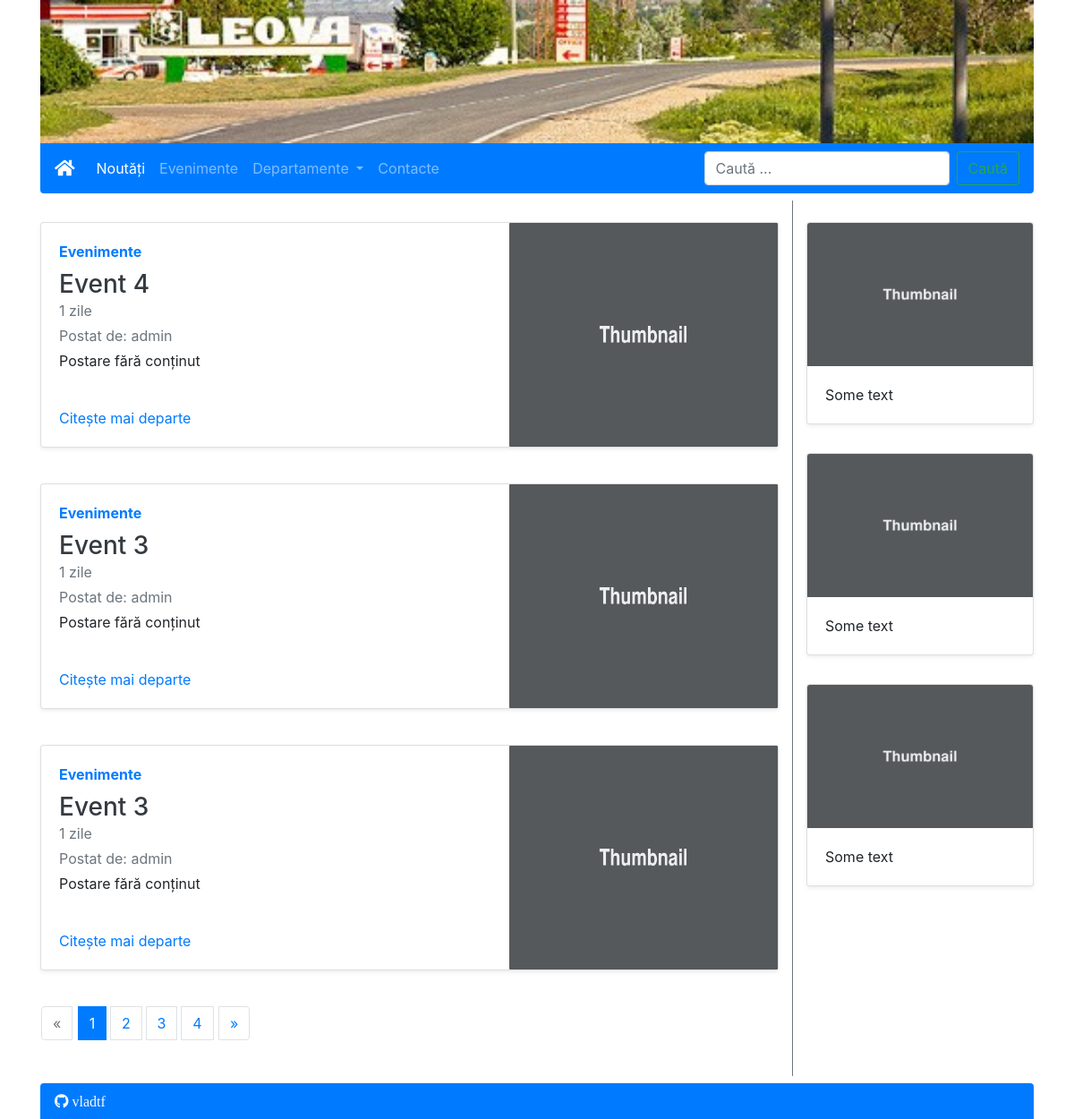
Before: / with the older database file.
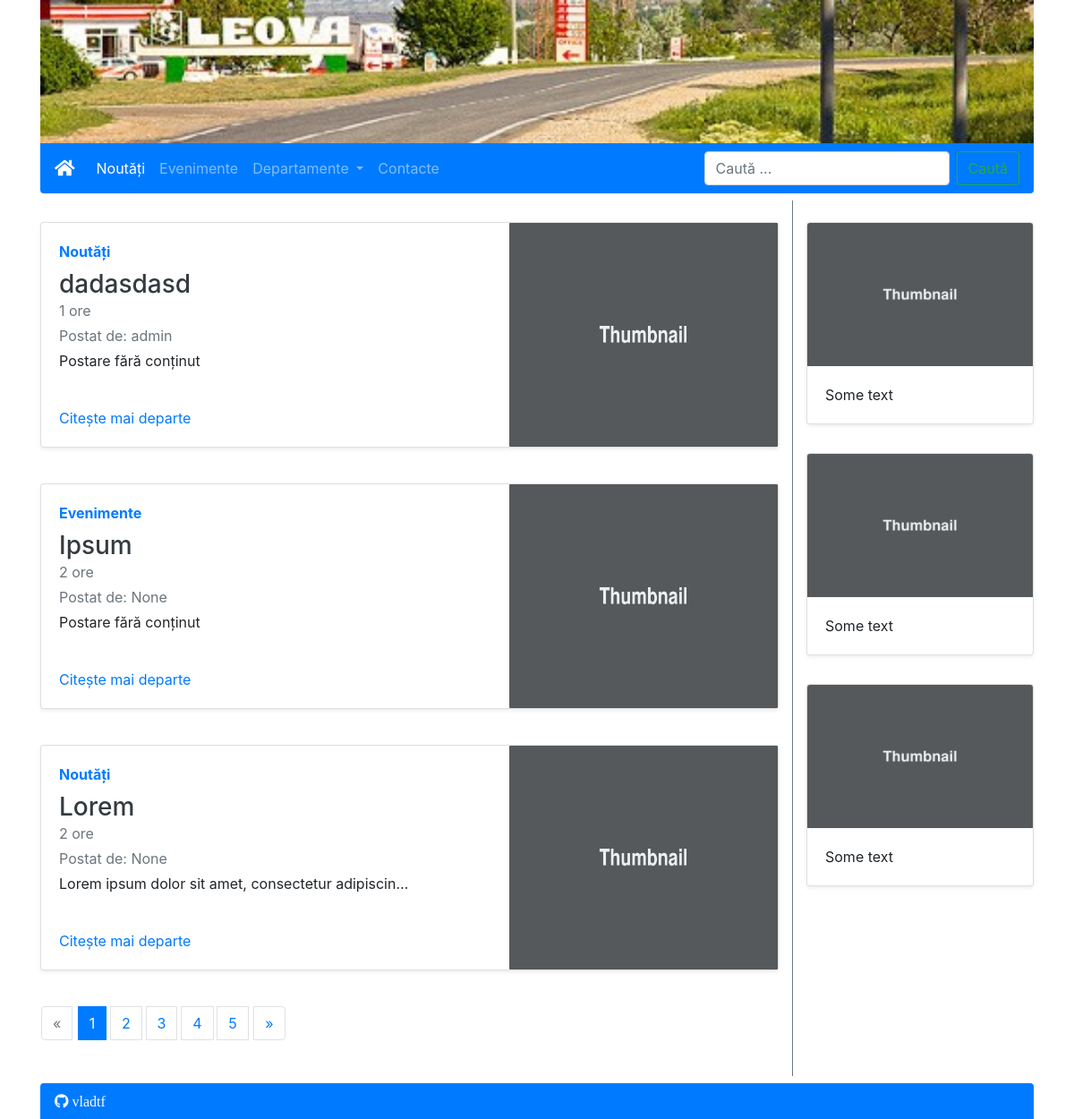
After: the same page with the newer database file.
### daspf_app/models.py (models this page shows, shortened)
class Post(models.Model):
    created_by = models.ForeignKey(User, null=True, on_delete=models.SET_NULL)
    category = models.ForeignKey(Category, null=True, on_delete=models.SET_NULL)
    title = models.CharField(max_length=200, null=False)
    body = models.TextField(null=True, default='Postare fără conținut')
    created_at = models.DateTimeField(auto_now_add=True)
    visible = models.BooleanField(default=True)
    views = models.IntegerField(default=0)
    image = models.ImageField(null=True, blank=True, default='placeholder.jpg')
    @property
    def get_date(self):
        time = datetime.now()
        if self.created_at.day == time.day:
            return str(time.hour - self.created_at.hour) + " ore"
        else:
            if self.created_at.month == time.month:
                return str(time.day - self.created_at.day) + " zile"
            else:
                if self.created_at.year == time.year:
                    return str(time.month - self.created_at.month) + " luni"
        return self.created_at
    @property
    def imageURL(self):
        try:
            url = self.image.url
        except:
            url = '/images/placeholder.png'
        return url

class Category(models.Model):
    name = models.CharField(max_length=200, null=False)
    def __str__(self):
        return self.name

### daspf_app/views.py (the view)
# urls.py: path('', views.index, name='index'),
def index(request):
    post_list = Post.objects.all().filter(visible=True).order_by('-created_at')
    posts = paginate(request, post_list)
    context = {'posts': posts}
    return render(request, 'views/index.html', context=context)

### daspf_app/views.py (called while the page is built)
def paginate(request, post_list):
    page = request.GET.get('page', 1)
    paginator = Paginator(post_list, 3)
    try:
        posts = paginator.page(page)
    except PageNotAnInteger:
        posts = paginator.page(1)
    except EmptyPage:
        posts = paginator.page(paginator.num_pages)
    return posts

### daspf_app/templates/views/index.html (shortened to what this page needs)
{% extends 'layouts/main.html' %}
{% load static %}
{% block content %}
    <div class="row py-3">
        {% for post in posts %}
            <div class="col-lg-12 py-2" onclick="location.href='{% url 'post' post_id=post.id %}';"
                 style="cursor: pointer;">
                <div class="card flex-md-row mb-4 shadow-sm">
                    <div class="card-body d-flex flex-column align-items-start">
                        <strong class="d-inline-block mb-2 text-primary">{{ post.category }}</strong>
                        <h3 class="mb-0">
                            <a class="text-dark" href="#">{{ post.title }}</a>
                        </h3>
                        <div class="mb-1 text-muted">{{ post.get_date }}</div>
                        <div class="mb-1 text-muted">Postat de: {{ post.created_by }}</div>
                        <p class="card-text mb-auto">{{ post.body|truncatechars:50 }}</p>
                        <a href="#">Citește mai departe</a>
                    </div>
                    <img class="card-img-right flex-auto d-none d-md-block"
                         style="width: 300px; height: 250px; border-radius: 1px"
                         src="{{ post.imageURL }}">
                </div>
            </div>
        {% endfor %}
        {% if posts.has_other_pages %}
            <ul class="pagination py-2 col-lg-12 px-3">
                {% if posts.has_previous %}
                    <li class="page-item pr-1"><a class="page-link" href="?page={{ posts.previous_page_number }}">&laquo;</a>
                    </li>
                {% else %}
                    <li class="disabled page-item pr-1"><span class="page-link">&laquo;</span></li>
                {% endif %}
                {% for i in posts.paginator.page_range %}
                    {% if posts.number == i %}
                        <li class="page-item active" style="padding: 0 0.15rem;"><span class="page-link">{{ i }} </span></li>
                    {% else %}
                        <li class="page-item" style="padding: 0 0.15rem"><a class="page-link"
                                                                            href="?page={{ i }}">{{ i }}</a></li>
                    {% endif %}
                {% endfor %}
                {% if posts.has_next %}
                    <li class="page-item pl-1"><a class="page-link"
                                                  href="?page={{ posts.next_page_number }}">&raquo;</a></li>
                {% else %}
                    <li class="disabled page-item pl-1"><span class="page-link">&raquo;</span></li>
                {% endif %}
            </ul>
        {% endif %}
    </div>
{% endblock content %}

Changed rows visible on the page:
no longer on this page (row unchanged): Post: category "Evenimente", title "Event 4", get_date "1 zile", created_by "admin", body "Postare fără conținut", imageURL (placeholder picture)
no longer on this page (row unchanged): Post: category "Evenimente", title "Event 3", get_date "1 zile", created_by "admin", body "Postare fără conținut", imageURL (placeholder picture)
no longer on this page (row unchanged): Post: category "Evenimente", title "Event 3", get_date "1 zile", created_by "admin", body "Postare fără conținut", imageURL (placeholder picture)
added Post: category "Noutăți", title "dadasdasd", get_date "1 ore", created_by "admin", body "Postare fără conținut", imageURL (placeholder picture)
added Post: category "Evenimente", title "Ipsum", get_date "2 ore", created_by "None", body "Postare fără conținut", imageURL (placeholder picture)
added Post: category "Noutăți", title "Lorem", get_date "2 ore", created_by "None", body "Lorem ipsum dolor sit amet, consectetur adipiscin…", imageURL (placeholder picture)
Other visible differences:
new list line: "5"
